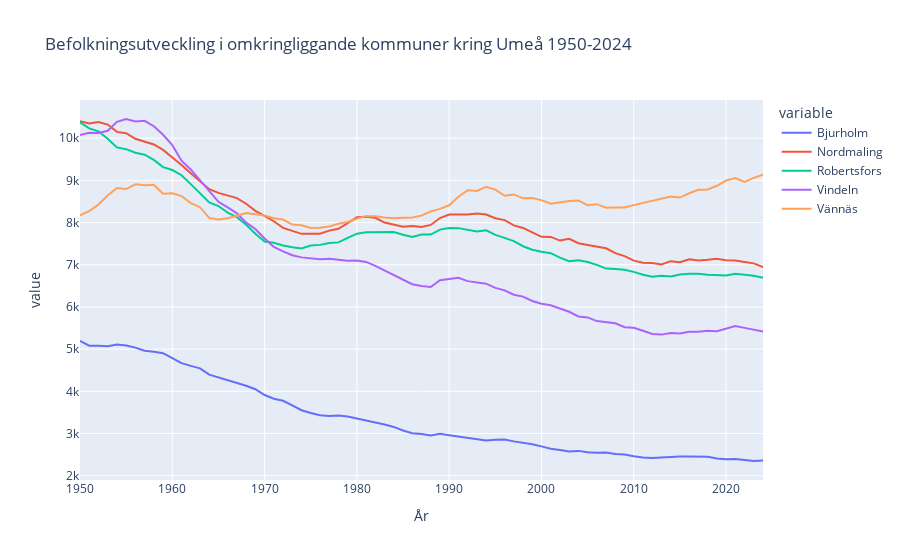

Source (notebook cell):
### Markdown cell above
Analys av visualisering

### Code cell
#visualisering av befolkning med de olika kranskommunerna: Bjurholm, Nordmaling, Robertsfors , Vindeln, Vännäs
bef_tid_region = pd.read_excel(bef_tid_lang_path)

# Välj rätt rader för de 5 kommunerna (utan årtalsraden)
bef_tid_region = bef_tid_region.iloc[[17, 159, 181, 260, 264]]

# År ligger i den första raden av originalfilen (innan vi filtrerade)
bef_tid_lang_all = pd.read_excel(bef_tid_lang_path)
years = bef_tid_lang_all.iloc[4, 1:].values  # Rad 4 innehåller årtalen

municipalities = ['Bjurholm', 'Nordmaling', 'Robertsfors', 'Vindeln', 'Vännäs']
population_data = {}

# Läs befolkning från rätt rader
for idx, municipality in enumerate(municipalities):
    population_data[municipality] = bef_tid_region.iloc[idx, 1:].values

# Create line plot with plotly
fig = px.line(x=years, y=[population_data[m] for m in municipalities], 
              labels={'x': 'År', 'y': 'Folkmängd'}, 
              title='Befolkningsutveckling i omkringliggande kommuner kring Umeå 1950-2024')

# Rename traces with municipality names
for i, municipality in enumerate(municipalities):
    fig.data[i].name = municipality

fig.show()

### Figure 1 — Plotly figure (JSON) as saved in the notebook; plotly's stock layout.template omitted (floating-point values rounded to 4 significant figures)
{"data": [{"hovertemplate": "variable=wide_variable_0<br>År=%{x}<br>value=%{y}<extra></extra>", "legendgroup": "wide_variable_0", "line": {"color": "#636efa", "dash": "solid"}, "marker": {"symbol": "circle"}, "mode": "lines", "name": "Bjurholm", "orientation": "v", "showlegend": true, "type": "scatter", "x": [1950, 1951, 1952, 1953, 1954, 1955, 1956, 1957, 1958, 1959, 1960, 1961, 1962, 1963, 1964, 1965, 1966, 1967, 1968, 1969, 1970, 1971, 1972, 1973, 1974, 1975, 1976, 1977, 1978, 1979, 1980, 1981, 1982, 1983, 1984, 1985, 1986, 1987, 1988, 1989, 1990, 1991, 1992, 1993, 1994, 1995, 1996, 1997, 1998, 1999, 2000, 2001, 2002, 2003, 2004, 2005, 2006, 2007, 2008, 2009, 2010, 2011, 2012, 2013, 2014, 2015, 2016, 2017, 2018, 2019, 2020, 2021, 2022, 2023, 2024], "xaxis": "x", "y": [5193, 5081, 5082, 5066, 5107, 5085, 5035, 4961, 4938, 4903, 4785, 4667, 4602, 4544, 4394, 4329, 4246, 4195, 4133, 4049, 3912, 3824, 3776, 3668, 3552, 3486, 3432, 3412, 3427, 3401, 3354, 3320, 3255, 3215, 3156, 3070, 3008, 2989, 2950, 2991, 2959, 2924, 2901, 2865, 2832, 2854, 2859, 2813, 2786, 2746, 2695, 2639, 2608, 2575, 2588, 2553, 2541, 2549, 2516, 2500, 2460, 2431, 2421, 2436, 2451, 2453, 2454, 2451, 2450, 2408, 2387, 2395, 2372, 2348, 2359], "yaxis": "y"}, {"hovertemplate": "variable=wide_variable_1<br>År=%{x}<br>value=%{y}<extra></extra>", "legendgroup": "wide_variable_1", "line": {"color": "#EF553B", "dash": "solid"}, "marker": {"symbol": "circle"}, "mode": "lines", "name": "Nordmaling", "orientation": "v", "showlegend": true, "type": "scatter", "x": [1950, 1951, 1952, 1953, 1954, 1955, 1956, 1957, 1958, 1959, 1960, 1961, 1962, 1963, 1964, 1965, 1966, 1967, 1968, 1969, 1970, 1971, 1972, 1973, 1974, 1975, 1976, 1977, 1978, 1979, 1980, 1981, 1982, 1983, 1984, 1985, 1986, 1987, 1988, 1989, 1990, 1991, 1992, 1993, 1994, 1995, 1996, 1997, 1998, 1999, 2000, 2001, 2002, 2003, 2004, 2005, 2006, 2007, 2008, 2009, 2010, 2011, 2012, 2013, 2014, 2015, 2016, 2017, 2018, 2019, 2020, 2021, 2022, 2023, 2024], "xaxis": "x", "y": [10403, 10351, 10382, 10323, 10150, 10118, 9985, 9924, 9852, 9722, 9550, 9364, 9168, 8972, 8792, 8703, 8648, 8580, 8446, 8277, 8159, 8032, 7874, 7802, 7732, 7736, 7737, 7809, 7852, 7986, 8124, 8138, 8112, 8001, 7952, 7900, 7918, 7893, 7944, 8107, 8192, 8184, 8193, 8215, 8192, 8104, 8059, 7934, 7873, 7767, 7663, 7660, 7573, 7616, 7511, 7470, 7426, 7390, 7276, 7205, 7098, 7048, 7039, 7006, 7085, 7060, 7132, 7103, 7118, 7143, 7108, 7100, 7066, 7033, 6942], "yaxis": "y"}, {"hovertemplate": "variable=wide_variable_2<br>År=%{x}<br>value=%{y}<extra></extra>", "legendgroup": "wide_variable_2", "line": {"color": "#00cc96", "dash": "solid"}, "marker": {"symbol": "circle"}, "mode": "lines", "name": "Robertsfors", "orientation": "v", "showlegend": true, "type": "scatter", "x": [1950, 1951, 1952, 1953, 1954, 1955, 1956, 1957, 1958, 1959, 1960, 1961, 1962, 1963, 1964, 1965, 1966, 1967, 1968, 1969, 1970, 1971, 1972, 1973, 1974, 1975, 1976, 1977, 1978, 1979, 1980, 1981, 1982, 1983, 1984, 1985, 1986, 1987, 1988, 1989, 1990, 1991, 1992, 1993, 1994, 1995, 1996, 1997, 1998, 1999, 2000, 2001, 2002, 2003, 2004, 2005, 2006, 2007, 2008, 2009, 2010, 2011, 2012, 2013, 2014, 2015, 2016, 2017, 2018, 2019, 2020, 2021, 2022, 2023, 2024], "xaxis": "x", "y": [10376, 10232, 10164, 9987, 9782, 9740, 9656, 9610, 9486, 9315, 9245, 9123, 8911, 8688, 8477, 8392, 8237, 8129, 7946, 7733, 7551, 7520, 7458, 7417, 7388, 7454, 7471, 7515, 7530, 7637, 7737, 7771, 7772, 7791, 7778, 7713, 7661, 7716, 7715, 7833, 7871, 7868, 7837, 7789, 7815, 7707, 7637, 7559, 7439, 7355, 7307, 7274, 7168, 7082, 7106, 7066, 6996, 6909, 6900, 6880, 6831, 6762, 6717, 6738, 6724, 6771, 6784, 6784, 6762, 6747, 6748, 6786, 6759, 6740, 6690], "yaxis": "y"}, {"hovertemplate": "variable=wide_variable_3<br>År=%{x}<br>value=%{y}<extra></extra>", "legendgroup": "wide_variable_3", "line": {"color": "#ab63fa", "dash": "solid"}, "marker": {"symbol": "circle"}, "mode": "lines", "name": "Vindeln", "orientation": "v", "showlegend": true, "type": "scatter", "x": [1950, 1951, 1952, 1953, 1954, 1955, 1956, 1957, 1958, 1959, 1960, 1961, 1962, 1963, 1964, 1965, 1966, 1967, 1968, 1969, 1970, 1971, 1972, 1973, 1974, 1975, 1976, 1977, 1978, 1979, 1980, 1981, 1982, 1983, 1984, 1985, 1986, 1987, 1988, 1989, 1990, 1991, 1992, 1993, 1994, 1995, 1996, 1997, 1998, 1999, 2000, 2001, 2002, 2003, 2004, 2005, 2006, 2007, 2008, 2009, 2010, 2011, 2012, 2013, 2014, 2015, 2016, 2017, 2018, 2019, 2020, 2021, 2022, 2023, 2024], "xaxis": "x", "y": [10073, 10128, 10121, 10177, 10388, 10455, 10398, 10412, 10283, 10080, 9834, 9467, 9259, 9005, 8747, 8492, 8358, 8218, 7998, 7849, 7621, 7423, 7315, 7227, 7175, 7153, 7130, 7143, 7122, 7096, 7101, 7067, 6974, 6863, 6758, 6636, 6538, 6496, 6471, 6632, 6661, 6691, 6612, 6585, 6552, 6451, 6392, 6289, 6245, 6142, 6074, 6039, 5960, 5885, 5773, 5752, 5665, 5640, 5613, 5519, 5507, 5434, 5359, 5344, 5383, 5371, 5413, 5412, 5436, 5423, 5485, 5550, 5504, 5461, 5417], "yaxis": "y"}, {"hovertemplate": "variable=wide_variable_4<br>År=%{x}<br>value=%{y}<extra></extra>", "legendgroup": "wide_variable_4", "line": {"color": "#FFA15A", "dash": "solid"}, "marker": {"symbol": "circle"}, "mode": "lines", "name": "Vännäs", "orientation": "v", "showlegend": true, "type": "scatter", "x": [1950, 1951, 1952, 1953, 1954, 1955, 1956, 1957, 1958, 1959, 1960, 1961, 1962, 1963, 1964, 1965, 1966, 1967, 1968, 1969, 1970, 1971, 1972, 1973, 1974, 1975, 1976, 1977, 1978, 1979, 1980, 1981, 1982, 1983, 1984, 1985, 1986, 1987, 1988, 1989, 1990, 1991, 1992, 1993, 1994, 1995, 1996, 1997, 1998, 1999, 2000, 2001, 2002, 2003, 2004, 2005, 2006, 2007, 2008, 2009, 2010, 2011, 2012, 2013, 2014, 2015, 2016, 2017, 2018, 2019, 2020, 2021, 2022, 2023, 2024], "xaxis": "x", "y": [8170, 8272, 8427, 8643, 8820, 8795, 8907, 8883, 8897, 8683, 8694, 8628, 8461, 8364, 8111, 8075, 8101, 8172, 8228, 8197, 8166, 8101, 8071, 7953, 7936, 7870, 7876, 7905, 7970, 8013, 8093, 8152, 8152, 8119, 8102, 8117, 8123, 8165, 8266, 8325, 8410, 8611, 8767, 8749, 8846, 8780, 8636, 8667, 8574, 8584, 8532, 8449, 8479, 8513, 8525, 8412, 8436, 8351, 8357, 8357, 8414, 8465, 8522, 8583, 8616, 8593, 8695, 8776, 8785, 8872, 8997, 9054, 8963, 9059, 9132], "yaxis": "y"}], "layout": {"legend": {"title": {"text": "variable"}, "tracegroupgap": 0}, "title": {"text": "Befolkningsutveckling i omkringliggande kommuner kring Umeå 1950-2024"}, "xaxis": {"anchor": "y", "domain": [0, 1], "title": {"text": "År"}}, "yaxis": {"anchor": "x", "domain": [0, 1], "title": {"text": "value"}}}}
